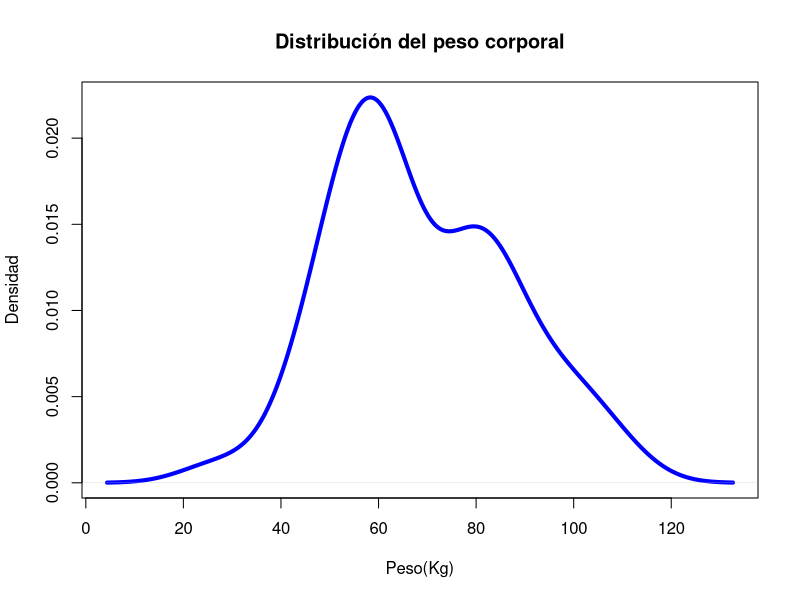

Here is the R script that generated this plot:
## ---- chunk 1
datos<-read.csv("Libro1.csv", header=T)
View(datos)
datos[1:10, c('Peso')]
## ---- chunk 2
plot(density(x=datos$Peso), main="Distribución del peso corporal", xlab="Peso(Kg)", ylab="Densidad", lwd=4, col="blue")
